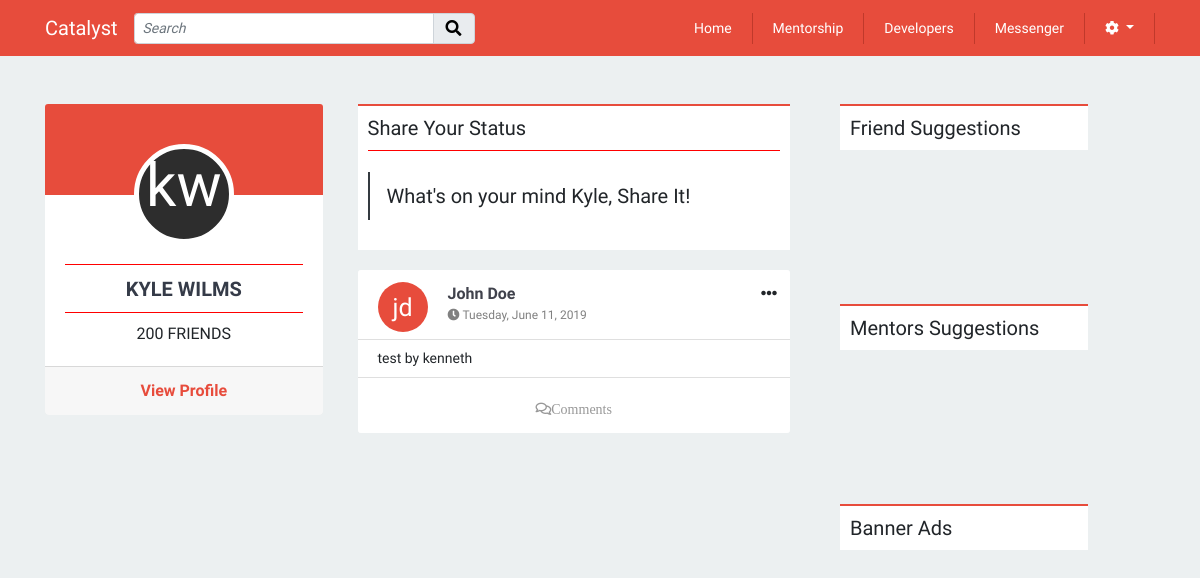
/includes/homepage/homepage.php (signed in), run on the app's committed database.
### tables this page shows
CREATE TABLE `profiles` (
  `id` int(11) NOT NULL,
  `fname` varchar(255) NOT NULL,
  `lname` varchar(255) NOT NULL,
  `email` varchar(255) NOT NULL,
  `contact` varchar(255) NOT NULL,
  `image` longtext,
  `location` varchar(255) DEFAULT NULL,
  `position` varchar(255) DEFAULT NULL,
  `portfolio_url` varchar(255) DEFAULT NULL,
  `mentorship_status` tinyint(1) DEFAULT NULL,
  `user_id` int(11) NOT NULL
);

CREATE TABLE `statuss` (
  `id` int(11) NOT NULL,
  `message` varchar(1200) NOT NULL,
  `status_date` datetime NOT NULL DEFAULT CURRENT_TIMESTAMP,
  `profile_id` int(11) NOT NULL
);

### models/status/status.php (called while the page is built, shortened)
<?php
class Status
{
	public function getAllStatus($db){
		$query = "SELECT * FROM statuss ORDER BY status_date DESC";
		$pdost = $db->prepare($query);
		$pdost->execute();
		$status = $pdost->fetchAll(PDO::FETCH_OBJ);
		return $status;
	}
}

### models/profile/user-profile.php (called while the page is built, shortened)
<?php
class Profile
{
	public function getProfileById($id, $db){
		$query = "SELECT * FROM profiles WHERE id = :id";
		$pdost = $db->prepare($query);
		$pdost->bindParam(':id', $id);
		$pdost->execute();
		$profile = $pdost->fetch(PDO::FETCH_OBJ);
		return $profile;
	}
}

### includes/homepage/homepage.php (the view, shortened to what this page needs)
<?php
require_once 'header.php';
require_once '../../session.php';
require_once MODELS_PATH . "/database.php";
require_once MODELS_PROFILE_PATH . "/user-profile.php";
require_once MODELS_STATUS_PATH . "/status.php";
	$profile_id = $_SESSION['spId'];
	$query = "SELECT * FROM profiles WHERE id = $profile_id";
	$db = Database::getDb();
	$pdost = $db->prepare($query);
	$profile = $pdost->execute();
	$profile = $pdost->fetch(PDO::FETCH_OBJ);
	$s = new Status();
	$statuss =  $s->getAllStatus($db);
	$p = new Profile();
	 $fName = $profile->fname;
	 $lName = $profile->lname;
	$firstChar = mb_substr($fName, 0, 1, "UTF-8");
	$secChar = mb_substr($lName, 0, 1, "UTF-8");
?>
<br>
<br>
<div class="container">
	<div class="row">
		<div class="col-md-3 homepage-left-sidebar">
			<div class="card text-center">
				<div class="card-header homepage-left-sidebar-header">
					<div class="dev-profile-contatiner" style="margin:0 auto;top:30px;">
						<div class="profile-avatar-circle">
							<span class="profile-initials"><?php echo $firstChar . $secChar ?></span>
						</div>
					</div>
				</div>
				<div class="card-body text-center">
					<hr>
					<a href="../userProfile/user-profile.php" class="text-center" style="font-weight:bold; font-size:20px; text-transform:uppercase"><?php echo $profile->fname . " " . $profile->lname; ?></a>
					<hr>
					<p>200 FRIENDS</p>
				</div>
				<div class="card-footer text-muted">
					<a href="../userProfile/user-profile.php" class="" style="color: #E74C3C;font-weight:bold;">View Profile</a>
				</div>
			</div>
		</div>
		<div class="col-md-5 homepage-profile">
			<h5 class="sidebar-h5" style="background:white;">Share Your Status
				<hr />
				<div class="status-container">
					<button type="button" class="btn btn-block btn-lg text-left status-text-modal" data-toggle="modal" data-target="#exampleModalCenter">
						What's on your mind <?= $profile->fname ?>, Share It!
					</button>
					<?php require_once "../../includes/status/status-modal.php";?>
				</div>
			</h5>
			<div>
				<?php require_once "../../includes/status/status-list.php";?>
			</div>
		</div>
		<div class="col-md-3 homepage-right-sidebar">
			<div class="sidebar-right-height">
				<h5 class="sidebar-h5">Friend Suggestions</h5>
			</div>
			<div class="sidebar-right-height">
				<h5 class="sidebar-h5">Mentors Suggestions</h5>
			</div>
			<div class="sidebar-right-height">
				<h5 class="sidebar-h5">Banner Ads</h5>
			</div>
		</div>
	</div>
</div>
<?php
require_once 'footer.php';
?>

### includes/status/status-list.php (shortened to what this page needs)
<?php
foreach($statuss as $status){
	$profile = $p->getProfileById($status->profile_id, $db);
	$datePosted = date('l, F d, Y', strtotime($status->status_date));
	$fName = $profile->fname;
	$lName = $profile->lname;
	$firstChar = mb_substr($fName, 0, 1, "UTF-8");
	$secChar = mb_substr($lName, 0, 1, "UTF-8");
	echo '<div class="card text-center status-container">'
	.'<div class="card-header text-left status-headbg">'
	. '<div class="status-avatar-circle">'
	. '<span class="status-initials">' . $firstChar . $secChar . '</span>'
	. '</div>'
	. '<div class="status-userInfo">' . '<span class="status-userName">' . $fName . " " . $lName
	. '</span>'
	. '<span class="status-date"><i class="fas fa-clock"></i>&nbsp;'
	. $datePosted
	. '</span>'
	. '</div>'
	. '</div>'
	.'<div class="card-body status-card-body">'
	. '<span class="status-content">' . $status->message . '</span>'
	.'</div>'
	. '<div class="status-settings mr-auto">'
	.'<div class="dropdown">'
	.'<a class="btn" href="#" role="button" id="dropdownMenuLink" data-toggle="dropdown" aria-haspopup="true" aria-expanded="false">'
	. '<i class="fas fa-ellipsis-h"></i>'
	.'</a>'
	.'<div class="dropdown-menu" aria-labelledby="dropdownMenuLink">';
	echo '</div>'
	.'</div>'
	. '</div>'
	.'<div class="card-footer status-headbg">';
	 echo ' <button class="btn comment-button btn-block" type="button" data-toggle="collapse" data-target="#collapseComments' . $status->id . '" aria-expanded="false" aria-controls="collapseComments">'
   . '<i class="far fa-comments">Comments</i>'
  .'</button>';
	echo "</div>"
	. '</div>';
}
?>

### css/style.css (style rules this page uses)
body { font-family: 'Muli', sans-serif; background: #ecf0f1; }
hr { display: block; height: 1px; border: 0; border-top: 1px solid red; margin: 0.5em 0; padding: 0; }
a { text-decoration: none; color: #353b48; }
p { margin: 0; padding: 0; }
.card { border: none !Important; }
.card-body { padding-top: 0 !important; }
span { margin: 0; }
.row { margin: 0 auto; }
.profile-avatar-circle { margin: 0 auto; width: 100px; height: 100px; background-color: #2d2d2d; border: 5px solid #fff; text-align: center; border-radius: 50%; -webkit-border-radius: 50%; -moz-border-radius: 50%; }
.profile-initials { position: relative; top: 22px; font-size: 60px; line-height: 30px; color: #fff; text-transform: lowercase; }
.card-header.homepage-left-sidebar-header { padding-top: 40px; background: linear-gradient(to bottom, #E74C3C 60%, #FFFFFF 40%); border: none; }
.homepage-profile { margin: 0 20px; }
.homepage-left-sidebar, .homepagge-right-sidebar { padding: 0; }
.status-container { border: none; border-left: 2px solid #343A40; margin: 20px 0; }
.status-card-body { padding: .5rem 0 !important; }
.status-card-body > span { padding-bottom: 0 !important; }
.status-content { font-size: 14px; display: block !important; text-align: justify !important; word-wrap: break-word; padding: 0 20px; }
.fa-comments, .status-delete, .fa-user-edit, .fa-thumbs-up, .fa-share-square { color: white; font-size: 14px; color: #989898; text-align: center }
::placeholder { color: grey; font-style: italic; }
.status-date { display: block; color: grey; font-size: 12px; margin: 0; padding-bottom: 10px; }
.status-userName { margin-right: 60px; color: #40424C; font-weight: 500; margin: 0; text-transform: capitalize; font-weight: bold; }
.status-userInfo { float: left; }
.status-avatar-circle { float: left; display: inline-block; margin-right: 20px; width: 50px; height: 50px; background-color: #E74C3C; text-align: center; border-radius: 50%; -webkit-border-radius: 50%; -moz-border-radius: 50%; }
.status-initials { position: relative; top: 12.5px; font-size: 25px; line-height: 25px; color: #fff; text-transform: lowercase; }
.status-headbg { background: #fff !important; padding-bottom: 5px; }
.status-settings { color: #6C757D; right: 0; top: 5px; position: absolute; }
.sidebar-h5 { border-top: 2px solid #E74C3C; background: #fff; padding: 10px; text-align: left; }
.sidebar-right-height { height: 200px; overflow: auto; }

### data on the page
profiles: fname "k", lname "w", fname "KYLE", lname "WILMS", fname "Kyle"
statuss: profile.fname "j", profile.lname "d", profile.fname "John", profile.lname "Doe", status_date "Tuesday, June 11, 2019", message "test by kenneth"
